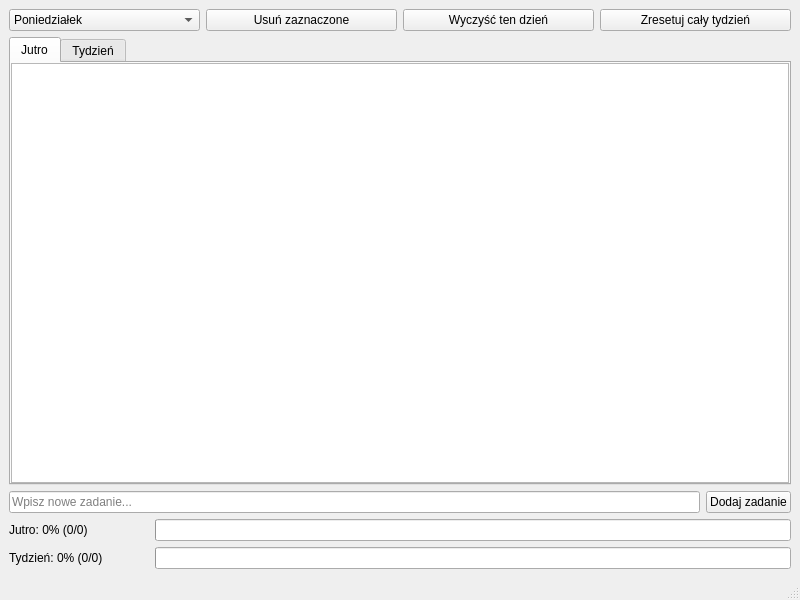
<?xml version="1.0" encoding="UTF-8"?>
<ui version="4.0">
 <class>MainWindow</class>
 <widget class="QMainWindow" name="MainWindow">
  <property name="geometry">
   <rect>
    <x>0</x>
    <y>0</y>
    <width>800</width>
    <height>600</height>
   </rect>
  </property>
  <property name="windowTitle">
   <string>FocusFlow - Task Manager</string>
  </property>
  <widget class="QWidget" name="centralwidget">
   <layout class="QVBoxLayout" name="verticalLayout">
    <item>
     <layout class="QHBoxLayout" name="horizontalLayout_Toolbar">
      <item>
       <widget class="QComboBox" name="comboDay">
        <item><property name="text"><string>Poniedziałek</string></property></item>
        <item><property name="text"><string>Wtorek</string></property></item>
        <item><property name="text"><string>Środa</string></property></item>
        <item><property name="text"><string>Czwartek</string></property></item>
        <item><property name="text"><string>Piątek</string></property></item>
        <item><property name="text"><string>Sobota</string></property></item>
        <item><property name="text"><string>Niedziela</string></property></item>
       </widget>
      </item>
      <item>
       <widget class="QPushButton" name="btnDeleteSelected">
        <property name="text"><string>Usuń zaznaczone</string></property>
       </widget>
      </item>
      <item>
       <widget class="QPushButton" name="btnClearDay">
        <property name="text"><string>Wyczyść ten dzień</string></property>
       </widget>
      </item>
      <item>
       <widget class="QPushButton" name="btnClearWeek">
        <property name="text"><string>Zresetuj cały tydzień</string></property>
       </widget>
      </item>
     </layout>
    </item>
    <item>
     <widget class="QTabWidget" name="tabWidget">
      <property name="currentIndex">
       <number>0</number>
      </property>
      <widget class="QWidget" name="tab">
       <attribute name="title"><string>Jutro</string></attribute>
       <layout class="QVBoxLayout" name="verticalLayout_2">
        <property name="leftMargin"><number>0</number></property>
        <property name="topMargin"><number>0</number></property>
        <property name="rightMargin"><number>0</number></property>
        <property name="bottomMargin"><number>0</number></property>
        <item><widget class="QListWidget" name="listDaily"/></item>
       </layout>
      </widget>
      <widget class="QWidget" name="tab_2">
       <attribute name="title"><string>Tydzień</string></attribute>
       <layout class="QVBoxLayout" name="verticalLayout_3">
        <property name="leftMargin"><number>0</number></property>
        <property name="topMargin"><number>0</number></property>
        <property name="rightMargin"><number>0</number></property>
        <property name="bottomMargin"><number>0</number></property>
        <item><widget class="QListWidget" name="listWeekly"/></item>
       </layout>
      </widget>
     </widget>
    </item>
    <item>
     <layout class="QHBoxLayout" name="horizontalLayout">
      <item>
       <widget class="QLineEdit" name="inputTask">
        <property name="placeholderText"><string>Wpisz nowe zadanie...</string></property>
       </widget>
      </item>
      <item>
       <widget class="QPushButton" name="btnAdd">
        <property name="text"><string>Dodaj zadanie</string></property>
       </widget>
      </item>
     </layout>
    </item>
    <item>
     <layout class="QHBoxLayout" name="layoutProgressDaily">
      <item>
       <widget class="QLabel" name="lblProgressDaily">
        <property name="minimumSize"><size><width>140</width><height>0</height></size></property>
        <property name="text"><string>Jutro: 0% (0/0)</string></property>
       </widget>
      </item>
      <item>
       <widget class="QProgressBar" name="progressDaily">
        <property name="value"><number>0</number></property>
        <property name="textVisible"><bool>false</bool></property>
       </widget>
      </item>
     </layout>
    </item>
    <item>
     <layout class="QHBoxLayout" name="layoutProgressWeekly">
      <item>
       <widget class="QLabel" name="lblProgressWeekly">
        <property name="minimumSize"><size><width>140</width><height>0</height></size></property>
        <property name="text"><string>Tydzień: 0% (0/0)</string></property>
       </widget>
      </item>
      <item>
       <widget class="QProgressBar" name="progressWeekly">
        <property name="value"><number>0</number></property>
        <property name="textVisible"><bool>false</bool></property>
       </widget>
      </item>
     </layout>
    </item>
   </layout>
  </widget>
  <widget class="QMenuBar" name="menubar"/>
  <widget class="QStatusBar" name="statusbar"/>
 </widget>
 <resources/>
 <connections/>
</ui>
